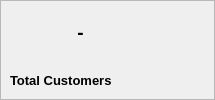
       <widget class="QFrame" name="frm_home_customers">
        <property name="geometry">
         <rect>
          <x>10</x>
          <y>280</y>
          <width>215</width>
          <height>100</height>
         </rect>
        </property>
        <property name="minimumSize">
         <size>
          <width>215</width>
          <height>100</height>
         </size>
        </property>
        <property name="maximumSize">
         <size>
          <width>215</width>
          <height>100</height>
         </size>
        </property>
        <property name="frameShape">
         <enum>QFrame::StyledPanel</enum>
        </property>
        <property name="frameShadow">
         <enum>QFrame::Raised</enum>
        </property>
        <widget class="QLabel" name="lbl_home_customers_info">
         <property name="geometry">
          <rect>
           <x>10</x>
           <y>10</y>
           <width>141</width>
           <height>45</height>
          </rect>
         </property>
         <property name="font">
          <font>
           <pointsize>14</pointsize>
           <weight>75</weight>
           <bold>true</bold>
          </font>
         </property>
         <property name="text">
          <string>-</string>
         </property>
         <property name="alignment">
          <set>Qt::AlignCenter</set>
         </property>
        </widget>
        <widget class="QLabel" name="lbl_home_customers_icon">
         <property name="geometry">
          <rect>
           <x>144</x>
           <y>10</y>
           <width>65</width>
           <height>45</height>
          </rect>
         </property>
         <property name="minimumSize">
          <size>
           <width>65</width>
           <height>45</height>
          </size>
         </property>
         <property name="maximumSize">
          <size>
           <width>65</width>
           <height>45</height>
          </size>
         </property>
         <property name="text">
          <string/>
         </property>
         <property name="pixmap">
          <pixmap resource="Icons/bookstore.qrc">:/Icons/users.svg</pixmap>
         </property>
         <property name="scaledContents">
          <bool>false</bool>
         </property>
         <property name="alignment">
          <set>Qt::AlignCenter</set>
         </property>
        </widget>
        <widget class="QLabel" name="lbl_home_customers_title">
         <property name="geometry">
          <rect>
           <x>10</x>
           <y>70</y>
           <width>195</width>
           <height>20</height>
          </rect>
         </property>
         <property name="font">
          <font>
           <pointsize>10</pointsize>
           <weight>75</weight>
           <bold>true</bold>
          </font>
         </property>
         <property name="text">
          <string>Total Customers</string>
         </property>
         <property name="alignment">
          <set>Qt::AlignLeading|Qt::AlignLeft|Qt::AlignVCenter</set>
         </property>
         <property name="wordWrap">
          <bool>false</bool>
         </property>
        </widget>
       </widget>
